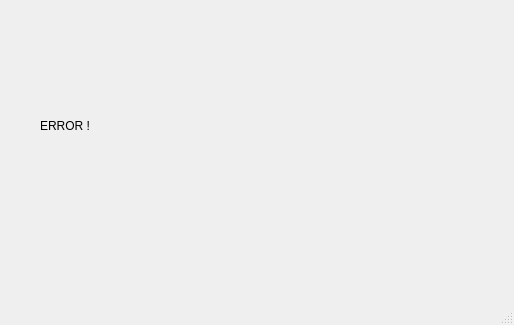
<?xml version="1.0" encoding="UTF-8"?>
<ui version="4.0">
 <class>MainWindow</class>
 <widget class="QMainWindow" name="MainWindow">
  <property name="geometry">
   <rect>
    <x>0</x>
    <y>0</y>
    <width>514</width>
    <height>325</height>
   </rect>
  </property>
  <property name="windowTitle">
   <string>MainWindow</string>
  </property>
  <widget class="QWidget" name="centralwidget">
   <widget class="QLabel" name="Error_Label">
    <property name="geometry">
     <rect>
      <x>40</x>
      <y>50</y>
      <width>391</width>
      <height>151</height>
     </rect>
    </property>
    <property name="text">
     <string>ERROR ! </string>
    </property>
   </widget>
  </widget>
  <widget class="QMenuBar" name="menubar">
   <property name="geometry">
    <rect>
     <x>0</x>
     <y>0</y>
     <width>514</width>
     <height>20</height>
    </rect>
   </property>
  </widget>
  <widget class="QStatusBar" name="statusbar"/>
 </widget>
 <resources/>
 <connections/>
</ui>
